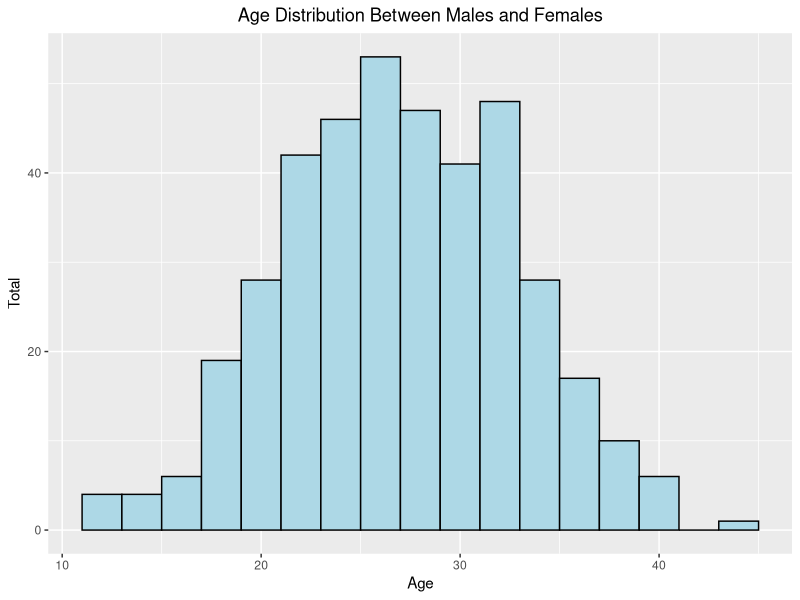
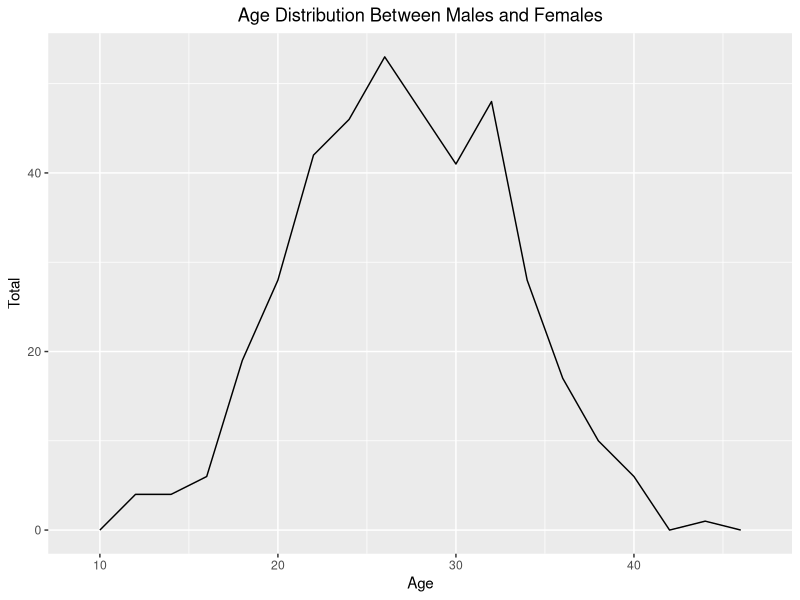
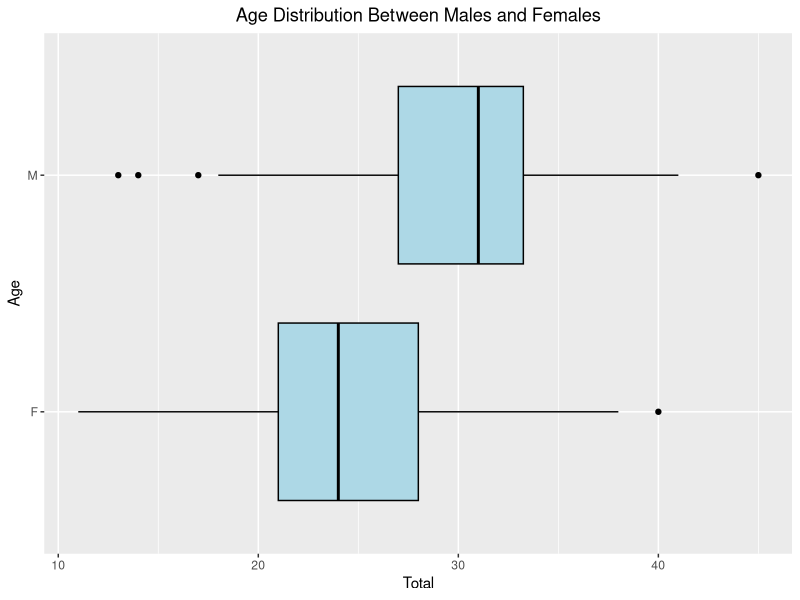

Reproduce these figures in R, in order.
## ---- chunk 1
set.seed(1234)
df = data.frame(
    gender=factor(rep(c("F", "M"), each=200)),
    age=round(c(rnorm(200, mean=25, sd=5), rnorm(200, mean=30, sd=5)))
)
head(df)
## ---- chunk 2
library(ggplot2)

hist_plot = ggplot(df, aes(x=age)) + geom_histogram(color="black", fill="lightblue", binwidth=2) + xlab("Age") + ylab("Total") + ggtitle('Age Distribution Between Males and Females') + theme(plot.title = element_text(hjust = 0.5))
hist_plot
## ---- chunk 3
poly_plot = ggplot(df, aes(x=age)) + geom_freqpoly(color="black", fill="lightblue", binwidth=2) + xlab("Age") + ylab("Total") + ggtitle('Age Distribution Between Males and Females') + theme(plot.title = element_text(hjust = 0.5))
poly_plot
## ---- chunk 4
box_and_whisker = ggplot(df, aes(x=age, y=gender)) + geom_boxplot(fill='lightblue', color="black") + xlab("Total") + ylab("Age") + ggtitle('Age Distribution Between Males and Females') + theme(plot.title = element_text(hjust = 0.5))
box_and_whisker
